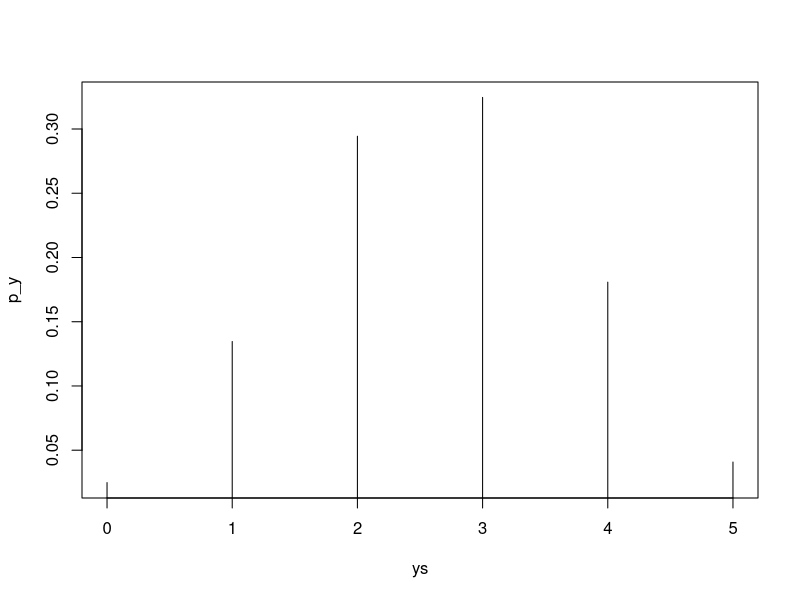

Recreate this plot in R.
## ---- chunk 1
knitr::opts_chunk$set(echo = TRUE)
## ---- chunk 2
#Hacerlo con pacientes que no existen


#X = "Pacientes que existen"

#Asumiendo independencia es una binomial
#X~B(110, 0.88)

#P(X > 100) = 1 - P(X <= 100) = 1 - F(100)

sin_atender = 1 - pbinom(100, 110, 0.88)

#Cuantas citas puedo dar, para que solo el 5%???

#n = "numero de citas en un dia"

#X~B(n, 0.88)

#P(X > 100) <= 0.05

ns = 1:110
sum(1- pbinom(100, ns, 0.88) <= 0.05)




## ---- chunk 3

#X = numero de niños por familia
#Y = numero de familias con al menos un niño.

#E[Y] = 200 * P(X>=1)

#P(X>=1) = 1 - P(X < 1) = 1 - P(X <= 0) = 1 - F(0)
#                                       = 1 - P(0) = 1 - dbinom(0, 4, 0.5)
#Y~Binomial(2000, P(X>=1))
#X~Binomial(4, 0.5)

p = 1 - dbinom(0, 4, 0.5)
mu_y = 2000 * p
mu_y



#Parte B Con simulaciones:

#X = Nº de niñas por familia.
#Y = Nº de familias con 2 niñas.

#X ~ binomial(4, 0.5)
#Y ~ Binomial(2000, P(X = 2))


# P(X = 2) por simulaciones
N = 5000
n_girls = rbinom(N, size = 4, prob = 0.5)
p_success = sum(n_girls == 2)/N


#Problema de la esperanza por simulaciones

#E[y]

mu_y = mean(
  rbinom(N, size = 2000, p_success)
)
mu_y
## ---- chunk 4

#Asumimos independencia entre pruebas.

#Binomial Negativa = Numero de fallos!!!

#X = numero de fracasos

#X = NegBin(10, 0.7)  

#Y = numero de pruebas hasta 10 radiografias

#Y = X + 10
#P(Y>15) = P(X > 5) = 1 -P(X <= 5) = 1 - F(x) = 1 - pnbinom(5, 10, 0.7)
1 - pnbinom(5, 10, 0.7)
#?pnbinom

## ---- chunk 5

#X = "numero de ataques en un dia"
#P(X >= 1) = 1 - P(X = 0) = 1 - dpois(0, 0.8)
#X ~ P()
lambda = (35 + 30 + 15)/100


1 - dpois(0, 0.8)
## ---- chunk 6

#X = "numero cruces hasta 10 caras"
#Y = "numero de bolas blancas obtenidas de 5 sacadas"

#Te preguntan la moda.

#X~NegBin(10, 0.5)
#Condicional
#Y|X=x ~ HypGeom(10, x, 5)

#P(Y = y) Para todo valor de y ----> para hallar la moda.


#Calculamos la conjunta: P(X, Y) = P(X) * P(Y|X)
#MArginalizamos P(X, Y) -> P(Y)



#Calculamos la distribución conjunta:
#p_xy

p_xy = function(x, y){
  dnbinom(x, 10, 0.5)* dhyper(y, 10, x, 5)
}


xs = 0:100
ys = 0:5
prob_conjunta = outer(xs, ys, p_xy)
dim(prob_conjunta)

colnames(prob_conjunta) = paste("P(Y=", ys, ")")
prob_conjunta

#P(Y = y) = P(X=x, Y=y)

p_y = colSums(prob_conjunta)

plot(ys, p_y, type = "h") #moda = 3 -> P(Y = 3) = 0.32
## ---- chunk 7
# ??
## ---- chunk 8
# ??
## ---- chunk 9
#Kg de carne comidos en total.
#X1 = Kg de carne comido por el hermano 1.
#X2 = Kg de carne comido por el hermano 2.
#X3 = Kg de carne comido por el hermano 3.

#Xi~N(1.5, sd =  0.1)

#media + 3DesviacionTipica = 1.8 -> Desvi.Tipica = 0.1 

#X~N(4.5, sd = sqrt(3)*0.1) como la suma de las variables normales independientes.
#La suma de las medias de Xi = la media de X. -> media X = 1.5 + 1.5 + 1.5 = 4.5

#P(X > 5) = 1 -P(X <= 5) = 1 - F(5) = 1 - pnorm(5, 4.5, sd = sqrt(3)*0.1)

terminarComida = 1 - pnorm(5, 4.5, sd = sqrt(3)*0.1)
## ---- chunk 10
#D = distancia al centro del corazon
#X = Error en el eje X
#Y = Error en el eje Y

#D = sqrt(x^2 + y^2)
#P(D < 1)

#X ~ N(0, sd = 5)
#Y ~ N(0, sd = 5)

#Asumimos independencia entre variables

#D~NI PUTA IDEA -> simulaciones

#------
n = 1000
x = rnorm(n, 0, sd = 5)
y = rnorm(n, 0, sd = 5)
D = sqrt(x^2 + y^2)
sum(D<1)/n


## ---- chunk 11

#X ~ U(0,1)
#Y ~ U(0,1)

#(A,R,M)! X = x, Y = y ~ Multinom(20, p_a, p_r, p_m)

#Moda de X e Y sabiendo que A = 4, R = 4, M = 12

#Grafica f(x,y |  A = 4, R = 4, M = 12)

#Resolver el problema:
#1) CAlcular f(x,y,a,r,m)
#2)MArginalizar f(a,r,m)
#3) f(x,y|a,r,m) = f(x,y,a,r,m)/f(a,r,m)

#PASO 1)
f = function(x,y,a,r,m){
  #f(a,r,m | x, y) = f(x,y,a,r,m)/f(x,y)
  #f(x,y,a,r,m) = f(a,r,m | x, y) * f(x,y)
  #f(x,y) = f(x) * f(y)
  p_a = (2*x - y + 1)/6
  p_r = (3 * y - 2*x + 2)/10
  p_m = 1 - p_a - p_r
  prob = c(p_a, p_r, p_m)
  dmultinom(c(a,r,m), 20, prob) * dunif(x) * dunif(y)
  
}

#PASO 2) Marginalizar f(a,r,m)

function(a,r,m){
  #integrate f en x
  #integrate f en y
  
  #o ambos pasos a la vez
}

#3) 
f_xy_given_pelis = function(x,y){
  #f(x,y|a,r,m) = f(x,y,a,r,m)/f(a,r,m)
  f(x,y,4,4,12) / f_pelis(4,4,12)
}

#4) DIBUJAR CON countour()


